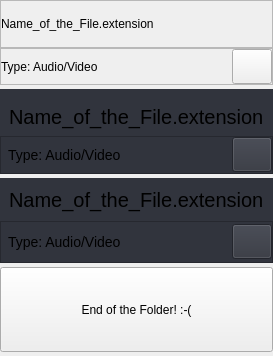
                   <widget class="QWidget" name="filesScrollAreaContents">
                    <property name="geometry">
                     <rect>
                      <x>0</x>
                      <y>0</y>
                      <width>256</width>
                      <height>356</height>
                     </rect>
                    </property>
                    <property name="styleSheet">
                     <string notr="true"/>
                    </property>
                    <layout class="QVBoxLayout" name="verticalLayout_22">
                     <property name="spacing">
                      <number>4</number>
                     </property>
                     <property name="leftMargin">
                      <number>0</number>
                     </property>
                     <property name="topMargin">
                      <number>0</number>
                     </property>
                     <property name="rightMargin">
                      <number>0</number>
                     </property>
                     <property name="bottomMargin">
                      <number>0</number>
                     </property>
                     <item>
                      <widget class="QFrame" name="files">
                       <property name="sizePolicy">
                        <sizepolicy hsizetype="Preferred" vsizetype="Expanding">
                         <horstretch>0</horstretch>
                         <verstretch>0</verstretch>
                        </sizepolicy>
                       </property>
                       <property name="minimumSize">
                        <size>
                         <width>0</width>
                         <height>85</height>
                        </size>
                       </property>
                       <property name="maximumSize">
                        <size>
                         <width>16777215</width>
                         <height>16777215</height>
                        </size>
                       </property>
                       <property name="styleSheet">
                        <string notr="true"/>
                       </property>
                       <layout class="QVBoxLayout" name="verticalLayout_26">
                        <property name="spacing">
                         <number>0</number>
                        </property>
                        <property name="leftMargin">
                         <number>0</number>
                        </property>
                        <property name="topMargin">
                         <number>0</number>
                        </property>
                        <property name="rightMargin">
                         <number>0</number>
                        </property>
                        <property name="bottomMargin">
                         <number>0</number>
                        </property>
                        <item>
                         <widget class="QFrame" name="fileTitleFrame">
                          <property name="sizePolicy">
                           <sizepolicy hsizetype="Preferred" vsizetype="Expanding">
                            <horstretch>0</horstretch>
                            <verstretch>0</verstretch>
                           </sizepolicy>
                          </property>
                          <property name="frameShape">
                           <enum>QFrame::StyledPanel</enum>
                          </property>
                          <property name="frameShadow">
                           <enum>QFrame::Raised</enum>
                          </property>
                          <layout class="QVBoxLayout" name="verticalLayout_27">
                           <property name="spacing">
                            <number>0</number>
                           </property>
                           <property name="leftMargin">
                            <number>0</number>
                           </property>
                           <property name="topMargin">
                            <number>0</number>
                           </property>
                           <property name="rightMargin">
                            <number>0</number>
                           </property>
                           <property name="bottomMargin">
                            <number>0</number>
                           </property>
                           <item>
                            <widget class="QLabel" name="fileTitleLabel">
                             <property name="minimumSize">
                              <size>
                               <width>0</width>
                               <height>22</height>
                              </size>
                             </property>
                             <property name="styleSheet">
                              <string notr="true"/>
                             </property>
                             <property name="text">
                              <string>Name_of_the_File.extension</string>
                             </property>
                             <property name="wordWrap">
                              <bool>false</bool>
                             </property>
                            </widget>
                           </item>
                          </layout>
                         </widget>
                        </item>
                        <item>
                         <widget class="QFrame" name="fileTypeFrame">
                          <property name="frameShape">
                           <enum>QFrame::StyledPanel</enum>
                          </property>
                          <property name="frameShadow">
                           <enum>QFrame::Raised</enum>
                          </property>
                          <layout class="QHBoxLayout" name="horizontalLayout_29">
                           <property name="spacing">
                            <number>0</number>
                           </property>
                           <property name="leftMargin">
                            <number>0</number>
                           </property>
                           <property name="topMargin">
                            <number>0</number>
                           </property>
                           <property name="rightMargin">
                            <number>0</number>
                           </property>
                           <property name="bottomMargin">
                            <number>0</number>
                           </property>
                           <item>
                            <widget class="QLabel" name="fileTypeLabel">
                             <property name="styleSheet">
                              <string notr="true"/>
                             </property>
                             <property name="text">
                              <string>Type: Audio/Video</string>
                             </property>
                            </widget>
                           </item>
                           <item>
                            <spacer name="horizontalSpacer_15">
                             <property name="orientation">
                              <enum>Qt::Horizontal</enum>
                             </property>
                             <property name="sizeHint" stdset="0">
                              <size>
                               <width>40</width>
                               <height>20</height>
                              </size>
                             </property>
                            </spacer>
                           </item>
                           <item>
                            <widget class="QPushButton" name="filePlayBtn">
                             <property name="minimumSize">
                              <size>
                               <width>35</width>
                               <height>35</height>
                              </size>
                             </property>
                             <property name="toolTip">
                              <string>Redirects Current File To Media Player</string>
                             </property>
                             <property name="text">
                              <string/>
                             </property>
                             <property name="icon">
                              <iconset resource="res.qrc">
                               <normaloff>:/icons/icons/play.svg</normaloff>:/icons/icons/play.svg</iconset>
                             </property>
                             <property name="iconSize">
                              <size>
                               <width>30</width>
                               <height>30</height>
                              </size>
                             </property>
                            </widget>
                           </item>
                          </layout>
                         </widget>
                        </item>
                       </layout>
                      </widget>
                     </item>
                     <item>
                      <widget class="QFrame" name="file2">
                       <property name="sizePolicy">
                        <sizepolicy hsizetype="Preferred" vsizetype="Expanding">
                         <horstretch>0</horstretch>
                         <verstretch>0</verstretch>
                        </sizepolicy>
                       </property>
                       <property name="minimumSize">
                        <size>
                         <width>0</width>
                         <height>85</height>
                        </size>
                       </property>
                       <property name="maximumSize">
                        <size>
                         <width>16777215</width>
                         <height>16777215</height>
                        </size>
                       </property>
                       <property name="styleSheet">
                        <string notr="true">QFrame {
	background: #31343D;
}

QPushButton {
	background: #31343D;
}</string>
                       </property>
                       <layout class="QVBoxLayout" name="verticalLayout_28">
                        <property name="spacing">
                         <number>0</number>
                        </property>
                        <property name="leftMargin">
                         <number>0</number>
                        </property>
                        <property name="rightMargin">
                         <number>0</number>
                        </property>
                        <property name="bottomMargin">
                         <number>0</number>
                        </property>
                        <item>
                         <widget class="QLabel" name="label_6">
                          <property name="minimumSize">
                           <size>
                            <width>0</width>
                            <height>22</height>
                           </size>
                          </property>
                          <property name="styleSheet">
                           <string notr="true">QLabel{
	font-size:20px;
	margin: 2px 4px;
}</string>
                          </property>
                          <property name="text">
                           <string>Name_of_the_File.extension</string>
                          </property>
                          <property name="wordWrap">
                           <bool>false</bool>
                          </property>
                         </widget>
                        </item>
                        <item>
                         <widget class="QFrame" name="frame_5">
                          <property name="frameShape">
                           <enum>QFrame::StyledPanel</enum>
                          </property>
                          <property name="frameShadow">
                           <enum>QFrame::Raised</enum>
                          </property>
                          <layout class="QHBoxLayout" name="horizontalLayout_30">
                           <property name="spacing">
                            <number>0</number>
                           </property>
                           <property name="leftMargin">
                            <number>0</number>
                           </property>
                           <property name="topMargin">
                            <number>0</number>
                           </property>
                           <property name="rightMargin">
                            <number>0</number>
                           </property>
                           <property name="bottomMargin">
                            <number>0</number>
                           </property>
                           <item>
                            <widget class="QLabel" name="label_12">
                             <property name="styleSheet">
                              <string notr="true">QLabel{
	font-size:14px;
	margin: 8px 4px;
}</string>
                             </property>
                             <property name="text">
                              <string>Type: Audio/Video</string>
                             </property>
                            </widget>
                           </item>
                           <item>
                            <spacer name="horizontalSpacer_16">
                             <property name="orientation">
                              <enum>Qt::Horizontal</enum>
                             </property>
                             <property name="sizeHint" stdset="0">
                              <size>
                               <width>40</width>
                               <height>20</height>
                              </size>
                             </property>
                            </spacer>
                           </item>
                           <item>
                            <widget class="QPushButton" name="pushButton_6">
                             <property name="minimumSize">
                              <size>
                               <width>35</width>
                               <height>35</height>
                              </size>
                             </property>
                             <property name="text">
                              <string/>
                             </property>
                             <property name="icon">
                              <iconset resource="res.qrc">
                               <normaloff>:/icons/icons/play.svg</normaloff>:/icons/icons/play.svg</iconset>
                             </property>
                             <property name="iconSize">
                              <size>
                               <width>30</width>
                               <height>30</height>
                              </size>
                             </property>
                            </widget>
                           </item>
                          </layout>
                         </widget>
                        </item>
                       </layout>
                      </widget>
                     </item>
                     <item>
                      <widget class="QFrame" name="file3">
                       <property name="sizePolicy">
                        <sizepolicy hsizetype="Preferred" vsizetype="Expanding">
                         <horstretch>0</horstretch>
                         <verstretch>0</verstretch>
                        </sizepolicy>
                       </property>
                       <property name="minimumSize">
                        <size>
                         <width>0</width>
                         <height>85</height>
                        </size>
                       </property>
                       <property name="maximumSize">
                        <size>
                         <width>16777215</width>
                         <height>16777215</height>
                        </size>
                       </property>
                       <property name="styleSheet">
                        <string notr="true">QFrame {
	background: #31343D;
}

QPushButton {
	background: #31343D;
}</string>
                       </property>
                       <layout class="QVBoxLayout" name="verticalLayout_29">
                        <property name="spacing">
                         <number>0</number>
                        </property>
                        <property name="leftMargin">
                         <number>0</number>
                        </property>
                        <property name="topMargin">
                         <number>0</number>
                        </property>
                        <property name="rightMargin">
                         <number>0</number>
                        </property>
                        <property name="bottomMargin">
                         <number>0</number>
                        </property>
                        <item>
                         <widget class="QLabel" name="label_15">
                          <property name="minimumSize">
                           <size>
                            <width>0</width>
                            <height>22</height>
                           </size>
                          </property>
                          <property name="styleSheet">
                           <string notr="true">QLabel{
	font-size:20px;
	margin: 2px 4px;
}</string>
                          </property>
                          <property name="text">
                           <string>Name_of_the_File.extension</string>
                          </property>
                          <property name="wordWrap">
                           <bool>false</bool>
                          </property>
                         </widget>
                        </item>
                        <item>
                         <widget class="QFrame" name="frame_6">
                          <property name="frameShape">
                           <enum>QFrame::StyledPanel</enum>
                          </property>
                          <property name="frameShadow">
                           <enum>QFrame::Raised</enum>
                          </property>
                          <layout class="QHBoxLayout" name="horizontalLayout_31">
                           <property name="spacing">
                            <number>0</number>
                           </property>
                           <property name="leftMargin">
                            <number>0</number>
                           </property>
                           <property name="topMargin">
                            <number>0</number>
                           </property>
                           <property name="rightMargin">
                            <number>0</number>
                           </property>
                           <property name="bottomMargin">
                            <number>0</number>
                           </property>
                           <item>
                            <widget class="QLabel" name="label_13">
                             <property name="styleSheet">
                              <string notr="true">QLabel{
	font-size:14px;
	margin: 8px 4px;
}</string>
                             </property>
                             <property name="text">
                              <string>Type: Audio/Video</string>
                             </property>
                            </widget>
                           </item>
                           <item>
                            <spacer name="horizontalSpacer_17">
                             <property name="orientation">
                              <enum>Qt::Horizontal</enum>
                             </property>
                             <property name="sizeHint" stdset="0">
                              <size>
                               <width>40</width>
                               <height>20</height>
                              </size>
                             </property>
                            </spacer>
                           </item>
                           <item>
                            <widget class="QPushButton" name="pushButton_7">
                             <property name="minimumSize">
                              <size>
                               <width>35</width>
                               <height>35</height>
                              </size>
                             </property>
                             <property name="text">
                              <string/>
                             </property>
                             <property name="icon">
                              <iconset resource="res.qrc">
                               <normaloff>:/icons/icons/play.svg</normaloff>:/icons/icons/play.svg</iconset>
                             </property>
                             <property name="iconSize">
                              <size>
                               <width>30</width>
                               <height>30</height>
                              </size>
                             </property>
                            </widget>
                           </item>
                          </layout>
                         </widget>
                        </item>
                       </layout>
                      </widget>
                     </item>
                     <item>
                      <widget class="QPushButton" name="endOfFilesBtn">
                       <property name="sizePolicy">
                        <sizepolicy hsizetype="Preferred" vsizetype="Expanding">
                         <horstretch>0</horstretch>
                         <verstretch>0</verstretch>
                        </sizepolicy>
                       </property>
                       <property name="minimumSize">
                        <size>
                         <width>0</width>
                         <height>85</height>
                        </size>
                       </property>
                       <property name="maximumSize">
                        <size>
                         <width>16777215</width>
                         <height>16777215</height>
                        </size>
                       </property>
                       <property name="styleSheet">
                        <string notr="true"/>
                       </property>
                       <property name="text">
                        <string>End of the Folder! :-(</string>
                       </property>
                      </widget>
                     </item>
                     <item>
                      <spacer name="filesSpacer">
                       <property name="orientation">
                        <enum>Qt::Vertical</enum>
                       </property>
                       <property name="sizeHint" stdset="0">
                        <size>
                         <width>20</width>
                         <height>40</height>
                        </size>
                       </property>
                      </spacer>
                     </item>
                    </layout>
                   </widget>
